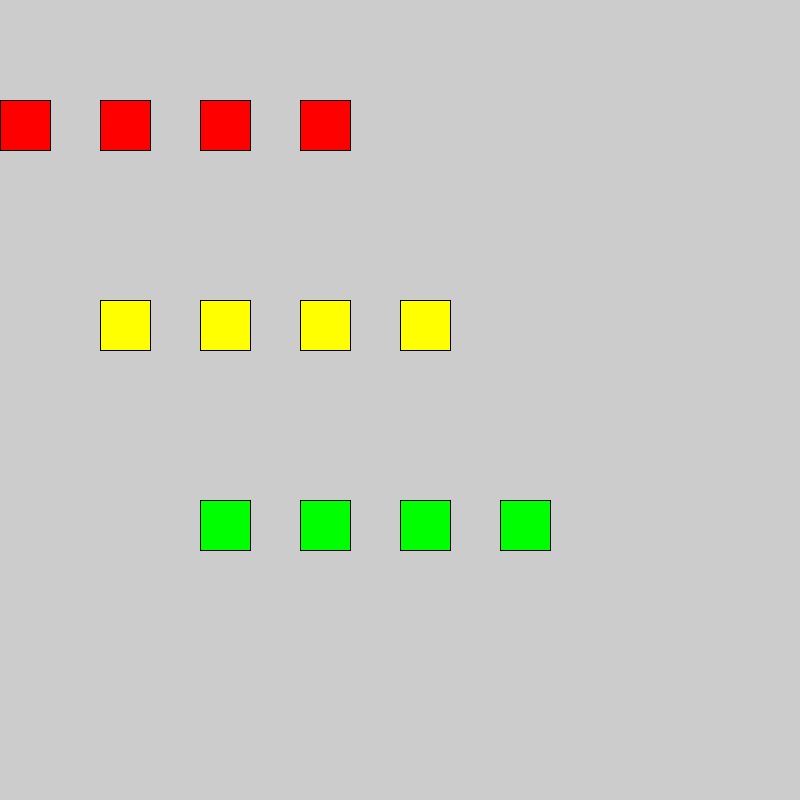
Frame 1 (no input)
Frame 60 (the mouse pressed at the canvas centre just before this capture): identical to frame 1, image omitted
Frame 120 (the mouse held since frame 60 and released just before this capture): identical to frame 1, image omitted

The Processing sketch that drew this single still picture (run headless with seeded random() and noise(); from frame 60 on, the mouse is pressed at the canvas centre):

// Processing sketch: sketch_220516a
// ── sketch_220516a.pde
void setup(){

  size(800, 800);

}

 

void draw(){

  for(int i = 0; i<4; i++){

    pushMatrix();

    translate(100*i, 100);

    fill(#FF0000);

    drawRect();

    popMatrix();

  }

  

    for(int i = 1; i<5; i++){

    pushMatrix();

    fill(#FFFF00);

    translate(100*i, 300);

    drawRect();

    popMatrix();

  }

  

    for(int i = 2; i<6; i++){

    pushMatrix();

    fill(#00FF00);

    translate(100*i, 500);

    drawRect();

    popMatrix();

  }

}

 

void drawRect(){

  rect(0 ,0, 50, 50);

}
